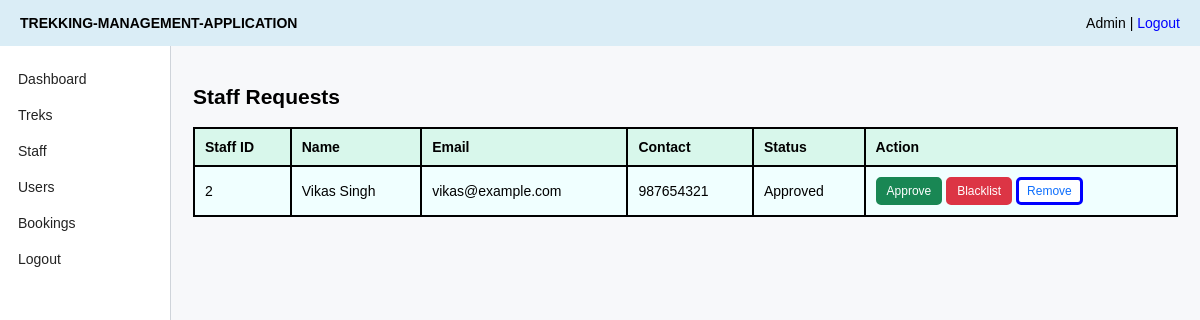
The app's page /admin/staff (signed in), older data.
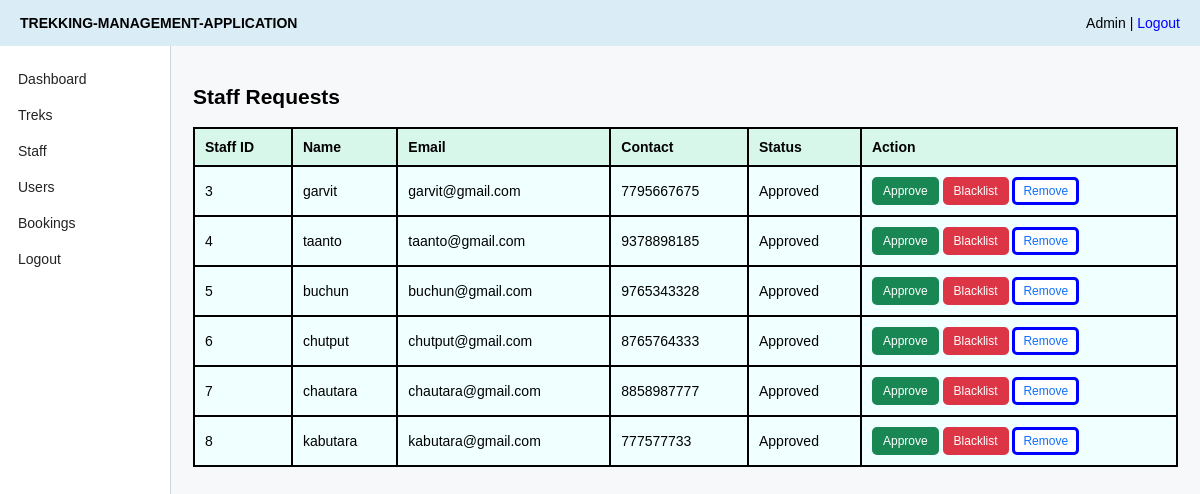
The same page, newer data.
### application/models.py (models this page shows)
class User(db.Model):
    __tablename__ = "users"
    id = db.Column(db.Integer, primary_key=True)
    name = db.Column(db.String(100), nullable=False)
    email = db.Column(db.String(100), unique = True, nullable=False)
    password = db.Column(db.String(40), nullable=False)
    role = db.Column(db.String(100), nullable=False)
    contact = db.Column(db.String(20))
    approved= db.Column(db.Boolean, default=True)
    blacklisted=db.Column(db.Boolean, default=False)
    bookings = db.relationship('Booking', backref = 'user', lazy = True)
    assigned_treks = db.relationship('Trek', backref = 'user', lazy = True)

### application/controllers.py (the view)
@app.route("/admin/staff")
def admin_staff():
    if session.get("role") != "Admin":
        return redirect("/login")
    staff=User.query.filter_by(role="staff").all()
    return render_template("admin_staff.html", staff=staff)

### templates/admin_staff.html
{% extends "base.html" %}
{% block content %}
<h2>Staff Requests</h2>
<table>
    <tr><th>Staff ID</th><th>Name</th><th>Email</th><th>Contact</th><th>Status</th><th>Action</th></tr>
    {% for s in staff %}
    <tr>
        <td>{{ s.id }}</td><td>{{ s.name }}</td><td>{{ s.email }}</td><td>{{ s.contact }}</td>
        <td>{% if s.blacklisted %}Blacklisted{% elif s.approved %}Approved{% else %}Pending{% endif %}</td>
        <td>
            <a class="btn btn-small btn-green" href="{{ url_for('staff_action', user_id=s.id, action='approve') }}">Approve</a>
            <a class="btn btn-small btn-red" href="{{ url_for('staff_action', user_id=s.id, action='blacklist') }}">Blacklist</a>
            <a class="btn btn-small btn-light" href="{{ url_for('staff_action', user_id=s.id, action='remove') }}">Remove</a>
        </td>
    </tr>
    {% endfor %}
</table>
{% endblock %}

### templates/base.html (shortened to what this page needs)
<!DOCTYPE html>
<html lang="en">
<head>
    <link rel="stylesheet" href="{{ url_for('static', filename='style.css') }}">
</head>
<body>
    <div class="topbar">
        <b>TREKKING-MANAGEMENT-APPLICATION</b>
        {% if session.get('user_id') %}
            <span>{{ session.get('name') }} | <a href="{{ url_for('logout') }}">Logout</a></span>
        {% endif %}
    </div>
    {% if session.get('user_id') %}
    <div class="app">
        <div class="sidebar">
            {% if session.get('role')== "Admin" %}
                <a href="{{ url_for('admin_dashboard') }}">Dashboard</a>
                <a href="{{ url_for('admin_treks') }}">Treks</a>
                <a href="{{ url_for('admin_staff') }}">Staff</a>
                <a href="{{ url_for('admin_users') }}">Users</a>
                <a href="{{ url_for('admin_bookings') }}">Bookings</a>
            {% elif session.get('role')== "staff" %}
                <a href="{{ url_for('staff_dashboard') }}">Dashboard</a>
                <a href="{{ url_for('staff_dashboard') }}">My Treks</a>
                <a href="{{ url_for('profile') }}">Profile</a>
            {% else %}
                <a href="{{ url_for('user_dashboard') }}">Dashboard</a>
                <a href="{{ url_for('user_dashboard') }}">Browse Trek</a>
                <a href="{{ url_for('my_bookings') }}">My Bookings</a>
                <a href="{{ url_for('history') }}">History</a>
                <a href="{{ url_for('profile') }}">Profile</a>
            {% endif %}
            <a href="{{ url_for('logout') }}">Logout</a>
        </div>
        <div class="content">
            {% block content %} {% endblock %}
        </div>
    </div>
    {% else %}
        {% block public_content %}{% endblock %}
    {% endif %}
</body>
</html>

### static/style.css (style rules this page uses)
.topbar { height: 46px;border-bottom: 2px grey;background-color: rgb(218, 237, 246); display: flex;justify-content: space-between;align-items: center;padding:0 20px; }
a { color: blue; text-decoration:solid; }
button, .btn { display:inline-block; border: solid blue; background: blue; color: white; border-radius: 5px; cursor: pointer; font-size: 15px; }
table { width: 100%; border-collapse: collapse; background: azure; }
th, td { border: 2px solid; padding: 10px; text-align: left; }
th { background-color:rgb(216, 247, 235) ; }
.btn-small { padding: 4px 8px; font-size: 12px; }
.btn-light { background: white; color: #0d6efd; }
.btn-red { background: #dc3545; border-color: #dc3545; }
.btn-green { background: #198754; border-color: #198754; }
.app { display: flex; min-height: calc(100vh - 49px); }
.sidebar { width: 170px; background: white; border-right: 1px solid #cfd4da; padding: 15px 0; }
.sidebar a { display: block; padding: 10px 18px; color: #222; }
.content { flex: 1; padding: 22px; }
body { font-family: Arial, sans-serif; background: #f7f8fa; margin: 0; font-size: 14px; }

Row changes from the older to the newer data that the page shows:
no longer on this page (row edited): User: id "2", name "Vikas Singh", email "vikas@example.com", contact "987654321", blacklisted "Approved"
now on this page (row edited): User: id "3", name "garvit", email "garvit@gmail.com", contact "7795667675", blacklisted "Approved"
added User: id "4", name "taanto", email "taanto@gmail.com", contact "9378898185", blacklisted "Approved"
added User: id "5", name "buchun", email "buchun@gmail.com", contact "9765343328", blacklisted "Approved"
added User: id "6", name "chutput", email "chutput@gmail.com", contact "8765764333", blacklisted "Approved"
added User: id "7", name "chautara", email "chautara@gmail.com", contact "8858987777", blacklisted "Approved"
added User: id "8", name "kabutara", email "kabutara@gmail.com", contact "777577733", blacklisted "Approved"
